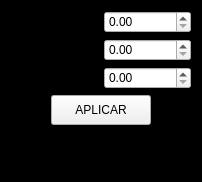
                   <widget class="QFrame" name="frame_5">
                    <property name="styleSheet">
                     <string notr="true">QFrame{
background-color: #000000;
border-radius: 10px; 

}</string>
                    </property>
                    <property name="frameShape">
                     <enum>QFrame::StyledPanel</enum>
                    </property>
                    <property name="frameShadow">
                     <enum>QFrame::Raised</enum>
                    </property>
                    <layout class="QVBoxLayout" name="verticalLayout_3">
                     <item>
                      <layout class="QHBoxLayout" name="horizontalLayout_20">
                       <item>
                        <widget class="QLabel" name="label_38">
                         <property name="styleSheet">
                          <string notr="true"/>
                         </property>
                         <property name="text">
                          <string>Px</string>
                         </property>
                         <property name="alignment">
                          <set>Qt::AlignCenter</set>
                         </property>
                        </widget>
                       </item>
                       <item>
                        <widget class="QDoubleSpinBox" name="px_in">
                         <property name="maximum">
                          <double>999.000000000000000</double>
                         </property>
                        </widget>
                       </item>
                      </layout>
                     </item>
                     <item>
                      <layout class="QHBoxLayout" name="horizontalLayout_19">
                       <item>
                        <widget class="QLabel" name="label_39">
                         <property name="styleSheet">
                          <string notr="true"/>
                         </property>
                         <property name="text">
                          <string>Py</string>
                         </property>
                         <property name="alignment">
                          <set>Qt::AlignCenter</set>
                         </property>
                        </widget>
                       </item>
                       <item>
                        <widget class="QDoubleSpinBox" name="py_in">
                         <property name="maximum">
                          <double>999.000000000000000</double>
                         </property>
                        </widget>
                       </item>
                      </layout>
                     </item>
                     <item>
                      <layout class="QHBoxLayout" name="horizontalLayout_7">
                       <item>
                        <widget class="QLabel" name="label_40">
                         <property name="styleSheet">
                          <string notr="true"/>
                         </property>
                         <property name="text">
                          <string>Pz</string>
                         </property>
                         <property name="alignment">
                          <set>Qt::AlignCenter</set>
                         </property>
                        </widget>
                       </item>
                       <item>
                        <widget class="QDoubleSpinBox" name="pz_in">
                         <property name="maximum">
                          <double>999.000000000000000</double>
                         </property>
                        </widget>
                       </item>
                      </layout>
                     </item>
                     <item>
                      <layout class="QHBoxLayout" name="horizontalLayout_22">
                       <item>
                        <spacer name="horizontalSpacer_7">
                         <property name="orientation">
                          <enum>Qt::Horizontal</enum>
                         </property>
                         <property name="sizeHint" stdset="0">
                          <size>
                           <width>40</width>
                           <height>20</height>
                          </size>
                         </property>
                        </spacer>
                       </item>
                       <item>
                        <widget class="QPushButton" name="bt_cpa">
                         <property name="minimumSize">
                          <size>
                           <width>100</width>
                           <height>30</height>
                          </size>
                         </property>
                         <property name="text">
                          <string>APLICAR</string>
                         </property>
                        </widget>
                       </item>
                       <item>
                        <spacer name="horizontalSpacer_8">
                         <property name="orientation">
                          <enum>Qt::Horizontal</enum>
                         </property>
                         <property name="sizeHint" stdset="0">
                          <size>
                           <width>40</width>
                           <height>20</height>
                          </size>
                         </property>
                        </spacer>
                       </item>
                      </layout>
                     </item>
                     <item>
                      <widget class="QLabel" name="label_36">
                       <property name="minimumSize">
                        <size>
                         <width>0</width>
                         <height>20</height>
                        </size>
                       </property>
                       <property name="maximumSize">
                        <size>
                         <width>16777215</width>
                         <height>20</height>
                        </size>
                       </property>
                       <property name="styleSheet">
                        <string notr="true"/>
                       </property>
                       <property name="text">
                        <string>Posición calculada</string>
                       </property>
                       <property name="alignment">
                        <set>Qt::AlignCenter</set>
                       </property>
                      </widget>
                     </item>
                     <item>
                      <layout class="QHBoxLayout" name="horizontalLayout_27">
                       <item>
                        <widget class="QLabel" name="label_px">
                         <property name="styleSheet">
                          <string notr="true"/>
                         </property>
                         <property name="text">
                          <string>Px =  0</string>
                         </property>
                         <property name="alignment">
                          <set>Qt::AlignCenter</set>
                         </property>
                        </widget>
                       </item>
                       <item>
                        <widget class="QLabel" name="label_py">
                         <property name="styleSheet">
                          <string notr="true"/>
                         </property>
                         <property name="text">
                          <string>Py = 0</string>
                         </property>
                         <property name="alignment">
                          <set>Qt::AlignCenter</set>
                         </property>
                        </widget>
                       </item>
                       <item>
                        <widget class="QLabel" name="label_pz">
                         <property name="styleSheet">
                          <string notr="true"/>
                         </property>
                         <property name="text">
                          <string>Pz = 0</string>
                         </property>
                         <property name="alignment">
                          <set>Qt::AlignCenter</set>
                         </property>
                        </widget>
                       </item>
                      </layout>
                     </item>
                    </layout>
                   </widget>
